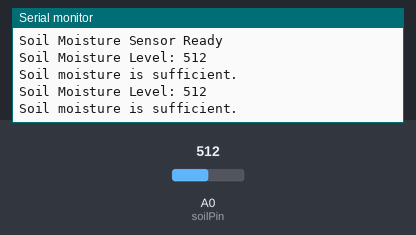
Simulated run of this sketch. Board: Arduino Uno, built with avr-gcc and run on an emulated ATmega328P. Parts: the last lines printed to the serial monitor. The test bench sets the inputs (shaded band); at power-on: A0 (soilPin) = 512.

Above: at 1.8 s.
1.9 s: A0 (soilPin) set to 488
At 2.8 s:
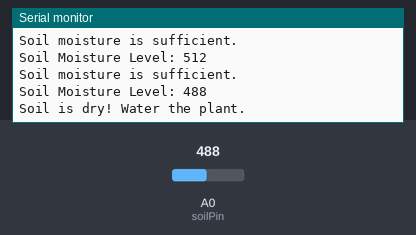
4.5 s: A0 (soilPin) set to 510
At 5.8 s:
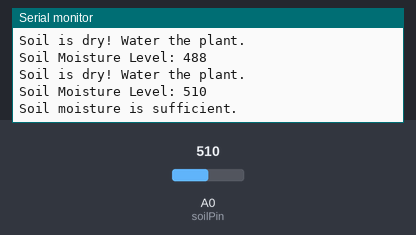
Timing chart, 0 to 7.5 s (numbered marks = the images above; inputs shaded):
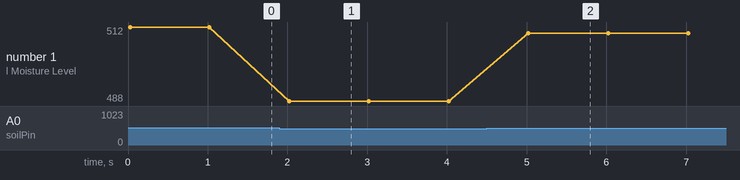

The sketch:

main.ino
```cpp
const int soilPin = A0; // Soil moisture sensor analog output connected to A0
const int threshold = 500; // Set a threshold value for moisture level

void setup() {
  Serial.begin(9600); // Start the Serial Monitor
  pinMode(soilPin, INPUT); // Set the soil sensor pin as input
  Serial.println("Soil Moisture Sensor Ready");
}

void loop() {
  int moistureValue = analogRead(soilPin); // Read analog value from the sensor

  Serial.print("Soil Moisture Level: ");
  Serial.println(moistureValue); // Print the moisture value

  if (moistureValue < threshold) {
    Serial.println("Soil is dry! Water the plant.");
  } else {
    Serial.println("Soil moisture is sufficient.");
  }

  delay(1000); // Wait for 1 second
}
```

Measured:
- the behaviour switches between 500 and 499 on A0 (soilPin) (found by bisection; images 0 and 1)
- after the input at 1.9 s, the serial monitor: prints a new line after 0.12 s (image 1)
- after the input at 4.5 s, the serial monitor: prints a new line after 0.52 s (image 2)
- plotted number 1: 512 → 488 after the input at 1.9 s, 488 → 510 after the input at 4.5 s
